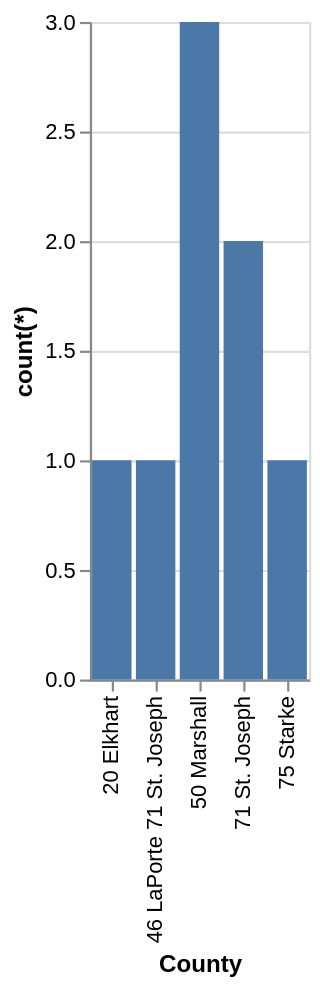

Write the Vega-Lite specification saved for this chart.
### Vega-Lite specification from a JSON file in a GitHub repository (floating-point values rounded to 4 significant figures)
{"data": {"values": [{"x_data": "20 Elkhart", "y_data": 1}, {"x_data": "46 LaPorte 71 St. Joseph", "y_data": 1}, {"x_data": "50 Marshall", "y_data": 3}, {"x_data": "71 St. Joseph", "y_data": 2}, {"x_data": "75 Starke", "y_data": 1}]}, "mark": "bar", "encoding": {"x": {"field": "x_data", "type": "nominal", "title": "County", "sort": "ascending"}, "y": {"field": "y_data", "type": "quantitative", "title": "count(*)"}}}
